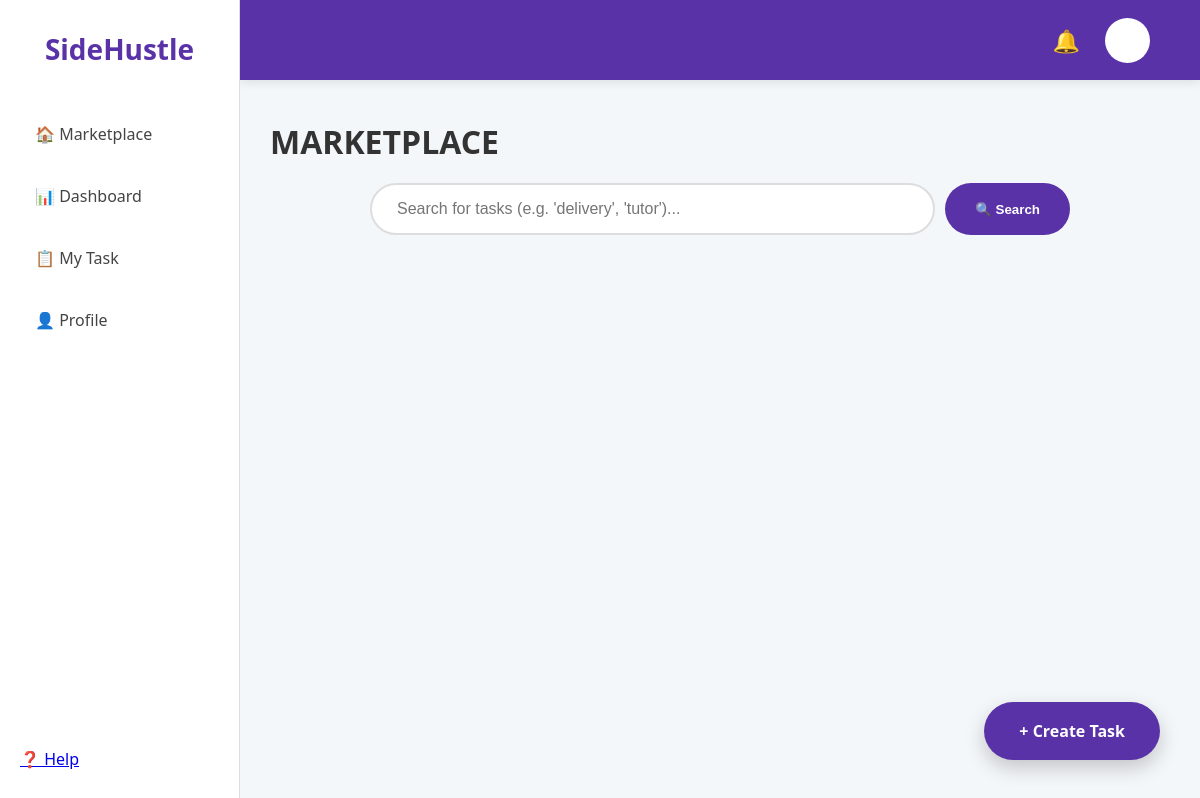
/marketplace, run on an earlier commit of the app's database.
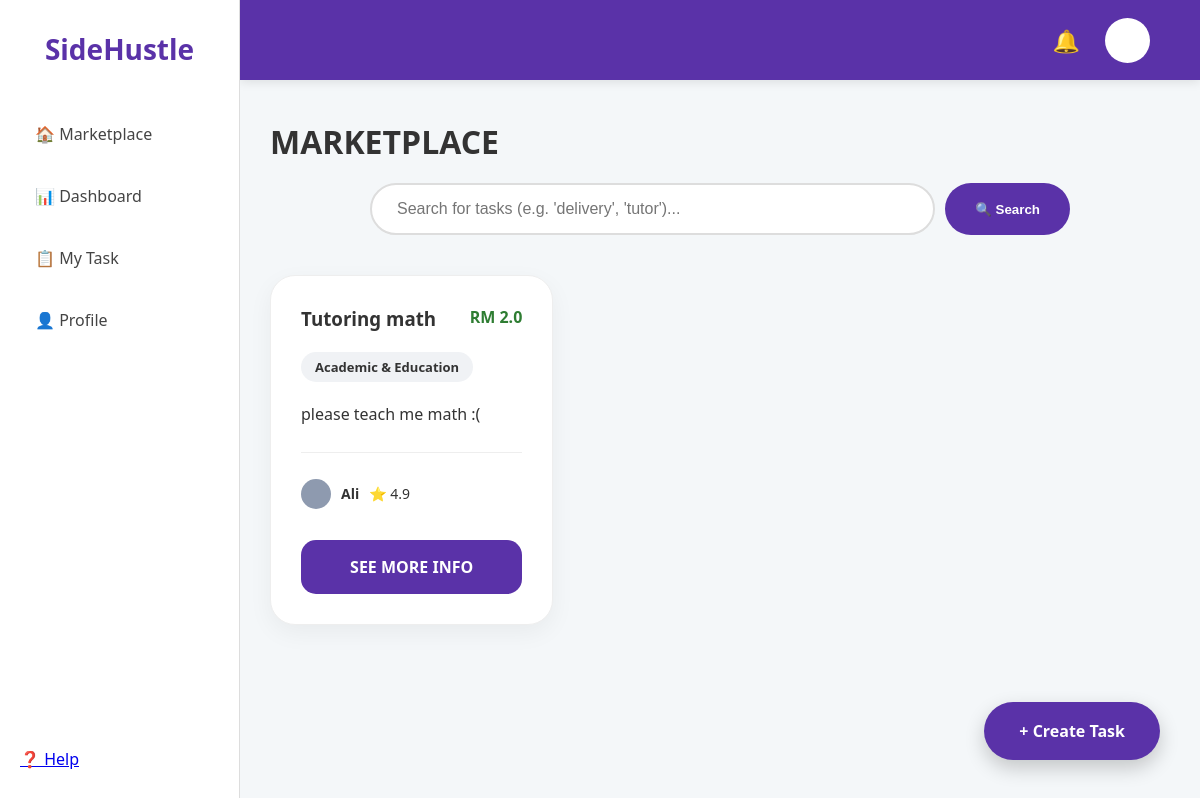
And on a later commit of the database.
### app.py (models this page shows)
class Task(db.Model):
    id = db.Column(db.Integer, primary_key=True)
    title = db.Column(db.String(100), nullable=False)
    price = db.Column(db.Float, nullable=False)
    description = db.Column(db.Text, nullable=False)
    category = db.Column(db.String(50), nullable=False)
    status = db.Column(db.String(20), default='Available')
    user = db.Column(db.String(50), default='Ali')
    rating = db.Column(db.Float, default=4.9)
    urgent = db.Column(db.Boolean, default=False)
    deadline = db.Column(db.String(50))
    capacity = db.Column(db.Integer, default=1)

### app.py (the view)
@app.route('/marketplace')
def marketplace():
    query = request.args.get('q')
    if query:
        all_tasks = Task.query.filter(
            (Task.title.contains(query)) | (Task.description.contains(query))
        ).all()
    else:
        all_tasks = Task.query.all()
    current_user = None
    if 'user_id' in session:
        current_user = User.query.get(session['user_id'])
    return render_template('marketplace.html', tasks=all_tasks, user=current_user)

### templates/marketplace.html (shortened to what this page needs)
<!DOCTYPE html>
<html>
<head>
    <link rel="stylesheet" href="{{ url_for('static', filename='style.css') }}">
</head>
<body>
    <div class="main-layout">
        <div class="sidebar">
            <div class="sidebar-top">
                <h2>SideHustle</h2>
                <div class="sidebar-menu">
                    <a href="{{ url_for('marketplace') }}">🏠 Marketplace</a>
                    <a href="/dashboard">📊 Dashboard</a>
                    <a href="#">📋 My Task</a>
                    <a href="#">👤 Profile</a>
                </div>
            </div>
            <div class="sidebar-bottom">
                <a href="#" class="menu-item">❓ Help</a>
            </div>
        </div>
        <div class="top-nav">
            <div class="nav-icons">
                <span>🔔</span>
                <div class="profile-circle"></div>
            </div>
        </div>
        <div class="content">
            <h1 style="text-align: left; margin-bottom: 20px;">MARKETPLACE</h1>
            <div class="search-container">
                <form action="{{ url_for('marketplace') }}" method="GET" class="search-form">
                    <input type="text" name="q" placeholder="Search for tasks (e.g. 'delivery', 'tutor')..." value="{{ request.args.get('q', '') }}">
                    <button type="submit" class="btn-search">🔍 Search</button>
                </form>
            </div>
                <div class="task-grid">
                    {% for task in tasks %}
                    <div class="card">
                        <div style="display: flex; justify-content: space-between;">
                            <h3>{{ task.title }}</h3>
                            <span style="color: #2e7d32; font-weight: bold;">RM {{ task.price }}</span>
                        </div>
                        <div style="margin: 10px 0;">
                            <span class="tag">{{ task.category }}</span>
                        </div>
                        <p>{{ task.description }}</p>
                        <hr style="border: 0; border-top: 1px solid #eee; margin: 15px 0;">
                        <div style="display: flex; align-items: center; gap: 10px; font-size: 14px;">
                            <div style="width: 30px; height: 30px; background: #8e9aaf; border-radius: 50%;"></div>
                            <span><strong>{{ task.user }}</strong></span> <span>⭐ {{ task.rating }}</span>
                        </div>
                        <a href="{{ url_for('task_detail', task_id=task.id) }}" class="btn-primary">SEE MORE INFO</a>
                    </div>
                    {% endfor %}
                </div>
            </div>
        </div>
    <a href="{{ url_for('post_task') }}" class="fab">+ Create Task</a>
</body>
</html>

### static/style.css (style rules this page uses)
* { box-sizing: border-box; margin: 0; padding: 0; }
body { font-family: 'Segoe UI', Roboto, Helvetica, Arial, sans-serif; background-color: #f4f7f9; color: #333; overflow-x: hidden; }
.main-layout { display: flex; }
.sidebar { width: 240px; height: 100vh; background: white; border-right: 1px solid #ddd; position: fixed; top: 0; left: 0; display: flex; flex-direction: column; justify-content: space-between; padding: 30px 20px; z-index: 3000; }
.sidebar h2 { color: #5a32a8; font-size: 28px; margin-bottom: 40px; text-align: center; }
.sidebar-menu a { display: block; padding: 15px; text-decoration: none; color: #444; font-weight: 500; border-radius: 12px; margin-bottom: 10px; transition: 0.3s; }
.top-nav { position: fixed; top: 0; left: 240px; right: 0; height: 80px; background-color: #5a32a8; display: flex; justify-content: flex-end; align-items: center; padding: 0 50px; z-index: 2000; box-shadow: 0 2px 10px rgba(0,0,0,0.1); }
.nav-icons { display: flex; align-items: center; gap: 25px; color: white; font-size: 22px; }
.profile-circle { width: 45px; height: 45px; background: white; border-radius: 50%; border: 2px solid rgba(255,255,255,0.3); cursor: pointer; }
.content { margin-left: 240px; margin-top: 80px; padding: 40px 30px; width: calc(100% - 240px); box-sizing: border-box; }
.task-grid { display: grid; grid-template-columns: repeat(3, 1fr); gap: 25px; margin-top: 20px; width: 100%; max-width: 1100px; }
.card { background: white; border-radius: 25px; padding: 30px; border: 1px solid #eee; box-shadow: 0 8px 24px rgba(0,0,0,0.05); display: flex; flex-direction: column; justify-content: space-between; min-height: 350px; }
.tag { display: inline-block; padding: 6px 14px; border-radius: 20px; font-size: 13px; font-weight: bold; background: #f0f2f5; margin-right: 8px; }
.btn-primary { display: block; width: 100%; background: #5a32a8; color: white; padding: 16px; text-align: center; border-radius: 15px; text-decoration: none; font-weight: bold; border: none; margin-top: 20px; cursor: pointer; transition: 0.2s; }
.fab { position: fixed; bottom: 40px; right: 40px; background: #5a32a8; color: white; padding: 18px 35px; border-radius: 40px; text-decoration: none; font-weight: bold; box-shadow: 0 8px 20px rgba(0,0,0,0.2); z-index: 4000; }
.search-container { margin: 20px auto 40px; max-width: 700px; width: 100%; }
.search-form { display: flex; gap: 10px; }
.search-form input { flex: 1; padding: 15px 25px; border-radius: 30px; border: 2px solid #ddd; font-size: 16px; outline: none; transition: 0.3s; }
.btn-search { padding: 0 30px; background: #5a32a8; color: white; border: none; border-radius: 30px; font-weight: bold; cursor: pointer; transition: 0.2s; }

What changed in the data, as far as the page shows it:
added Task: title "Tutoring math", price "2.0", category "Academic & Education", description "please teach me math :(", user "Ali", rating "4.9"
